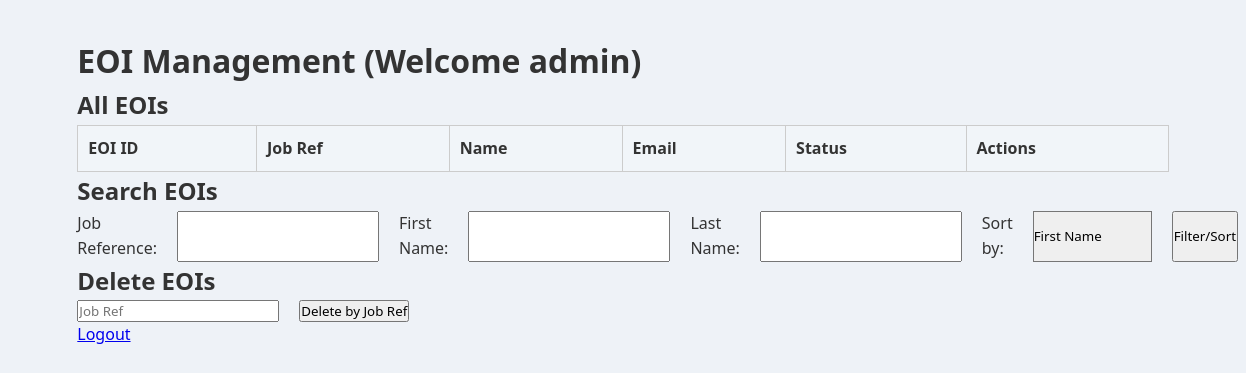
The page /manage.php (signed in) on the database as committed earlier.
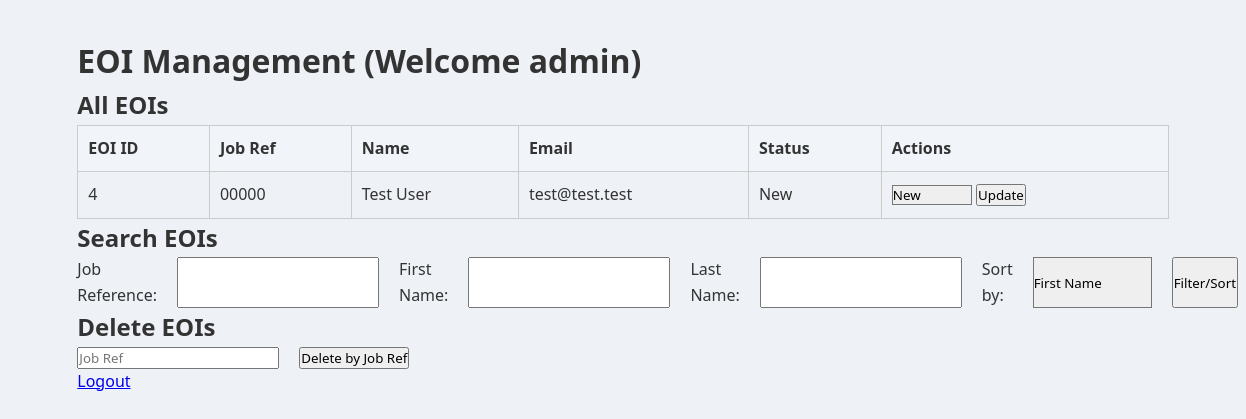
The same page on the database as committed later.
### tables this page shows
CREATE TABLE `eoi` (
  `eoi_id` int(10) UNSIGNED NOT NULL,
  `job_ref` char(5) NOT NULL,
  `first_name` varchar(50) NOT NULL,
  `last_name` varchar(50) NOT NULL,
  `date_of_birth` date NOT NULL,
  `gender` enum('Male','Female','Other','Prefer not to say') DEFAULT NULL,
  `street_address` varchar(150) DEFAULT NULL,
  `town` varchar(100) DEFAULT NULL,
  `state` char(3) DEFAULT NULL,
  `postcode` char(4) DEFAULT NULL,
  `email` varchar(150) DEFAULT NULL,
  `phone_number` varchar(15) DEFAULT NULL,
  `obedient` enum('Yes','No') DEFAULT NULL,
  `ignorance` enum('Yes','No') DEFAULT NULL,
  `social_lack` enum('Yes','No') DEFAULT NULL,
  `cursive` enum('Yes','No') DEFAULT NULL,
  `document_signing` enum('Yes','No') DEFAULT NULL,
  `other_skills` enum('Yes','No') DEFAULT NULL,
  `other_skills_long` text DEFAULT NULL,
  `status` enum('New','Current','Final') DEFAULT 'New'
);

### manage.php (the view, shortened to what this page needs)
<?php
require_once 'settings.php';
$orderBy = "eoi_id";
$sql = "SELECT * FROM eoi";
$sql .= " ORDER BY $orderBy ASC";
$stmt = $conn->prepare($sql);
$stmt->execute();
$result = $stmt->get_result();
?>
<!DOCTYPE html>
<html>
<head>
    <link rel="stylesheet" href="styles/project.css" type="text/css">
</head>
<body>
    <h1>EOI Management (Welcome <?= $_SESSION['user']; ?>)</h1>
    <h2>All EOIs</h2>
    <table border="1">
        <tr>
            <th>EOI ID</th>
            <th>Job Ref</th>
            <th>Name</th>
            <th>Email</th>
            <th>Status</th>
            <th>Actions</th>
        </tr>
        <?php while ($row = $result->fetch_assoc()): ?>
            <tr>
                <td><?= $row['eoi_id']; ?></td>
                <td><?= $row['job_ref']; ?></td>
                <td><?= $row['first_name'] . " " . $row['last_name']; ?></td>
                <td><?= $row['email']; ?></td>
                <td><?= $row['status']; ?></td>
                <td>
                    <form method="post" style="display:inline">
                        <select name="status">
                            <option value="New" <?= ($row['status'] == 'New') ? 'selected' : ''; ?>>New</option>
                        </select>
                        <button type="submit" name="update_status">Update</button>
                    </form>
                </td>
            </tr>
        <?php endwhile; ?>
    </table>
    <h2>Search EOIs</h2>
    <form method="get" class="manage">
        Job Reference: <input type="text" name="job_ref">
        First Name: <input type="text" name="first_name">
        Last Name: <input type="text" name="last_name">
        <label>Sort by:</label>
        <select name="sort">
            <option value="first_name">First Name</option>
        </select>
        <button type="submit">Filter/Sort</button>
    </form>
    <h2>Delete EOIs</h2>
    <form method="post" class="manage">
        <input type="text" name="job_ref" required placeholder="Job Ref">
        <button type="submit" name="delete_by_job">Delete by Job Ref</button>
    </form>
    <a href="logout.php">Logout</a>
</body>
</html>

Rows that differ between the two databases and show on the page:
added eoi: eoi_id "4", job_ref "00000", first_name "Test", last_name "User", email "test@test.test", status "New"
